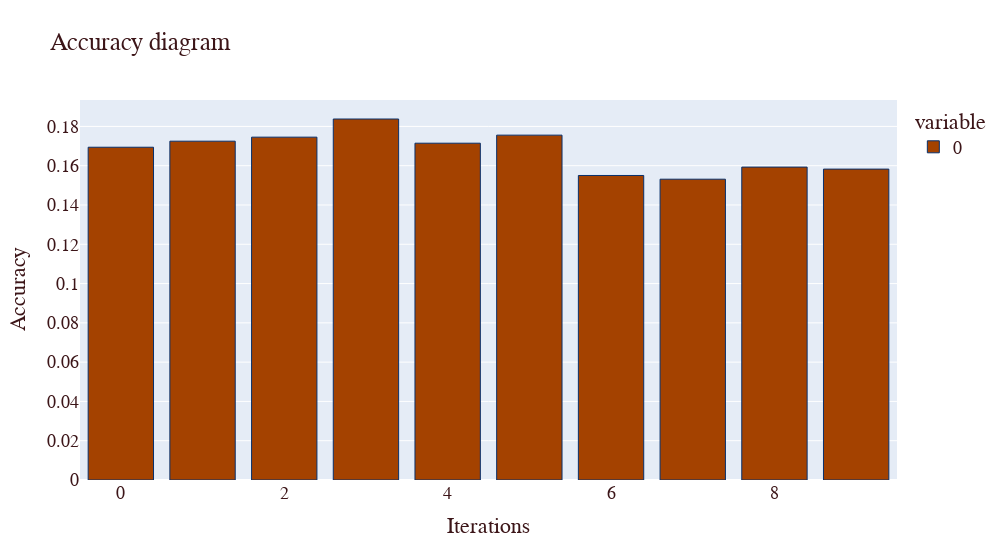
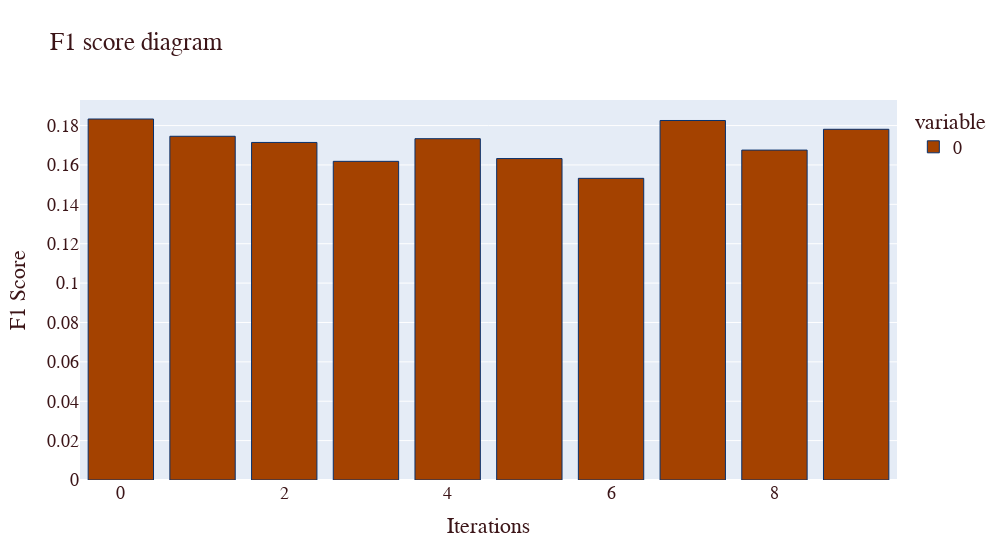

Notebook source saved alongside these figures, in order:
### Markdown cell above
## <span style="color:#69140e">Dummy Classifier</span>

### Code cell
model = DummyClassifier(strategy="uniform")
modelStr = 'Dummy'
acc_score = []
f1_scores = []
k = 10
kf = KFold(n_splits=k, random_state=None)

for train_index , test_index in kf.split(Xtrain):
    X_train , X_test = X.iloc[train_index],X.iloc[test_index]
    y_train , y_test = y[train_index] , y[test_index]
     
    model.fit(X_train, y_train)
    pred_values = model.predict(X_test)
     
    accuracy = model.score(X_test, y_test)
    acc_score.append(accuracy)

    f1Score = f1_score(y_test, model.predict(X_test), average='macro')
    f1_scores.append(f1Score)
     
avg_acc_score = sum(acc_score)/k
avg_f1_score = sum(f1_scores)/k

if not (modelStr in metrics['Classifier'].unique()):
    metrics.loc[len(metrics)] = [modelStr, avg_acc_score, avg_f1_score]
else:
    index = metrics[metrics['Classifier']==modelStr].index.to_list()[0] 
    metrics.loc[index] = [modelStr, avg_acc_score, avg_f1_score]

figAccScores = px.bar(acc_score, title='Accuracy',width=1000)
figAccScores.update_layout(
    title="Accuracy diagram",
    xaxis_title="Iterations",
    yaxis_title="Accuracy",
    font=dict(
    family="Verdana, monospace",
    size=18,
    color="#3c1518")   
)
figAccScores.update_traces(marker_color='#a44200', marker_line_color='rgb(8,48,107)',
                  marker_line_width=1.0)
figF1Scores = px.bar(f1_scores, title='F1 Scores',width=1000)
figF1Scores.update_layout(
    title="F1 score diagram",
    xaxis_title="Iterations",
    yaxis_title="F1 Score",
    font=dict(
    family="Verdana, monospace",
    size=18,
    color="#3c1518")   
)
figF1Scores.update_traces(marker_color='#a44200', marker_line_color='rgb(8,48,107)',
                  marker_line_width=1.0)
figAccScores.show()
figF1Scores.show()

### Figure 1 — Plotly figure (JSON) as saved in the notebook; plotly's stock layout.template omitted (floating-point values rounded to 4 significant figures)
{"data": [{"alignmentgroup": "True", "hovertemplate": "variable=0<br>index=%{x}<br>value=%{y}<extra></extra>", "legendgroup": "0", "marker": {"color": "#a44200", "line": {"color": "rgb(8,48,107)", "width": 1}, "pattern": {"shape": ""}}, "name": "0", "offsetgroup": "0", "orientation": "v", "showlegend": true, "textposition": "auto", "type": "bar", "x": [0, 1, 2, 3, 4, 5, 6, 7, 8, 9], "xaxis": "x", "y": [0.1694, 0.1725, 0.1745, 0.1838, 0.1715, 0.1756, 0.155, 0.1531, 0.1593, 0.1583], "yaxis": "y"}], "layout": {"barmode": "relative", "font": {"color": "#3c1518", "family": "Verdana, monospace", "size": 18}, "legend": {"title": {"text": "variable"}, "tracegroupgap": 0}, "title": {"text": "Accuracy diagram"}, "width": 1000, "xaxis": {"anchor": "y", "domain": [0, 1], "title": {"text": "Iterations"}}, "yaxis": {"anchor": "x", "domain": [0, 1], "title": {"text": "Accuracy"}}}}

### Figure 2 — Plotly figure (JSON) as saved in the notebook; plotly's stock layout.template omitted (floating-point values rounded to 4 significant figures)
{"data": [{"alignmentgroup": "True", "hovertemplate": "variable=0<br>index=%{x}<br>value=%{y}<extra></extra>", "legendgroup": "0", "marker": {"color": "#a44200", "line": {"color": "rgb(8,48,107)", "width": 1}, "pattern": {"shape": ""}}, "name": "0", "offsetgroup": "0", "orientation": "v", "showlegend": true, "textposition": "auto", "type": "bar", "x": [0, 1, 2, 3, 4, 5, 6, 7, 8, 9], "xaxis": "x", "y": [0.1833, 0.1746, 0.1714, 0.1618, 0.1733, 0.1632, 0.1532, 0.1826, 0.1676, 0.1781], "yaxis": "y"}], "layout": {"barmode": "relative", "font": {"color": "#3c1518", "family": "Verdana, monospace", "size": 18}, "legend": {"title": {"text": "variable"}, "tracegroupgap": 0}, "title": {"text": "F1 score diagram"}, "width": 1000, "xaxis": {"anchor": "y", "domain": [0, 1], "title": {"text": "Iterations"}}, "yaxis": {"anchor": "x", "domain": [0, 1], "title": {"text": "F1 Score"}}}}
